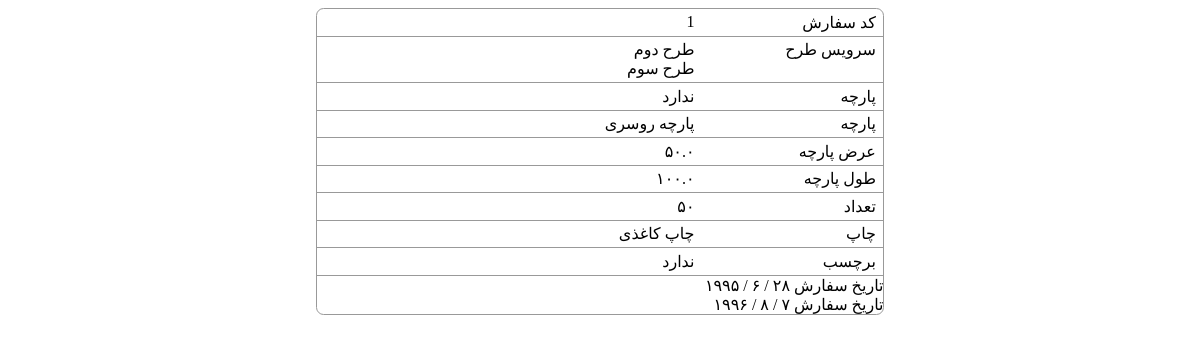
The app's page /reserve/printForm/1 with its own data.
### ReserveForm/models.py (models this page shows, shortened)
class ReserveForm(models.Model):
    customer = models.ForeignKey(Customer, verbose_name='مشتری', )
    tarh = models.ImageField(upload_to='tarh/', verbose_name='طرح', blank=True, null=True)
    serviceTarh = models.ManyToManyField('ServiceTarh', verbose_name='خدمات طرح', blank=True)
    hasParche = models.BooleanField(verbose_name='پارچه دارد',)
    parche = models.ForeignKey('Parche',verbose_name='پارچه', blank=True, null=True)
    parcheWidth = models.FloatField(verbose_name='عرض پارچه', blank=True, null=True)
    parcheHeight = models.FloatField(verbose_name='طول پارچه', blank=True, null=True)
    number = models.IntegerField(verbose_name='تعداد', blank=True, null=True)
    typeChap = models.ForeignKey('Chap', verbose_name='چاپ', blank=True, null=True)
    dookht = models.ForeignKey('Dookht', verbose_name='دوخت', blank=True, null=True,)
    hasLabel = models.BooleanField(verbose_name='برچسب دارد', )
    reserveDay = models.IntegerField(choices=dayChoice, verbose_name='روز', blank=True, null=True)
    reserveMonth = models.IntegerField(choices=monthChoice, verbose_name='ماه', blank=True, null=True)
    reserveYear = models.IntegerField(verbose_name='سال', blank=True, null=True)
    deliveryDay = models.IntegerField(choices=dayChoice, verbose_name='روز', blank=True, null=True)
    deliveryMonth = models.IntegerField(choices=monthChoice, verbose_name='ماه', blank=True, null=True)
    deliveryYear = models.IntegerField(verbose_name='سال', blank=True, null=True)
    description = models.TextField(verbose_name='توضیح', blank=True, null=True)
    process = models.ForeignKey('Process', verbose_name='فرایند', blank=True, null=True)
    class Meta:
        verbose_name_plural = "1. سفارش ها"

class ServiceTarh(models.Model):
    name = models.CharField(max_length=100, verbose_name='نام',)
    price = models.IntegerField(verbose_name='قیمت',)
    class Meta:
        verbose_name_plural = '4. خدمات مربوط به طرح'
    def __str__(self):
        return self.name

class Parche(models.Model):
    name = models.CharField(max_length=100, verbose_name='نام',)
    price = models.IntegerField(verbose_name='قیمت', blank=True, null=True)
    class Meta:
        verbose_name_plural = '2. پارچه'

class Chap(models.Model):
    name = models.CharField(max_length=100, verbose_name='نام',)
    price = models.IntegerField(verbose_name='قیمت',)
    class Meta:
        verbose_name_plural = '5. چاپ'
    def __str__(self):
        return self.name

### ReserveForm/views.py (the view)
# urls.py: url(r'^printForm/(?P<id>[0-9]+)', view=views.print_reserve, name='PrintReserveForm'),
def print_reserve(request, id):
    form = ReserveForm.objects.get(id = id)
    context = {'form':form}
    return render(request, 'printReserve.html', context)

### ReserveForm/templatetags/toPersian.py (called while the page is built)
@register.filter
def IntegerToPersian(number):
    if number is None:
        return None
    if number==0:
        return '۰'
    persian_number = ''
    while(number>=1):
        digit = number%10
        persian_number = toPersianDigit(digit)+persian_number
        number = int(number/10)
    return persian_number

@register.filter
def FloatToPersian(number):
    if number is None:
        return None
    if (type(number) is int):
        return IntegerToPersian(number)
    numbers = str(number).split('.')
    integer_number = IntegerToPersian(int(numbers[0]))
    float_number = IntegerToPersian(int(numbers[1]))
    return integer_number+'.'+float_number

def toPersianDigit(digit):
    if digit is None:
        return None
    if digit==1:
        return '۱'
    if digit==2:
        return '۲'
    if digit==3:
        return '۳'
    if digit==4:
        return '۴'
    if digit==5:
        return '۵'
    if digit==6:
        return '۶'
    if digit==7:
        return '۷'
    if digit==8:
        return '۸'
    if digit==9:
        return '۹'
    if digit==0:
        return '۰'

### templates/printReserve.html (shortened to what this page needs)
<!DOCTYPE html>
{% load toPersian %}
{% load static %}
<html lang="en">
<head>
    <link rel="stylesheet" type="text/css" href="{% static 'css/printReserve.css' %}">
</head>
<body>
<div id="main-wrapper">
    <div id="reserves-wrapper">
        <div class="reserve-id list-row"><div class="title">کد سفارش</div><div class="value">{{ form.id }}</div></div>
        <div class="service-tarh list-row"><div class="title">سرویس طرح</div><div class="value">
            {% for service in form.serviceTarh.all %}
                <div>
                    {{ service }}
                </div>
            {% endfor %}
        </div></div>
        <div class="has-parche list-row"><div class="title">پارچه</div><div class="value">
            {% if form.has_parche %}
                دارد
            {% else %}
                ندارد
            {% endif %}
        </div></div>
        <div class="parche list-row"><div class="title">پارچه</div><div class="value">
            {% if form.parche.name %}
                {{ form.parche.name }}
            {% endif %}
        </div></div>
        <div class="parche-width list-row"><div class="title">عرض پارچه</div><div class="value">
            {% if form.parcheWidth %}
                {{ form.parcheWidth|FloatToPersian }}
            {% endif %}
        </div></div>
        <div class="parche-height list-row"><div class="title">طول پارچه</div><div class="value">
            {% if form.parcheWidth %}
                {{ form.parcheHeight|FloatToPersian }}
            {% endif %}
        </div></div>
        <div class="number list-row"><div class="title">تعداد</div><div class="value">
            {% if form.number %}
                {{ form.number|IntegerToPersian }}
            {% endif %}
        </div></div>
        <div class="chap list-row"><div class="title">چاپ</div><div class="value">
            {% if form.typeChap %}
            {{ form.typeChap }}
            {% endif %}
        </div></div>
        <div class="has-label list-row"><div class="title">برچسب</div><div class="value">
            {% if form.has_label %}
                دارد
            {% else %}
                ندارد
            {% endif %}
        </div></div>
        <div class="reserve-date">
            <div class="title">تاریخ سفارش</div>
            <div class="day">{{ form.reserveDay|IntegerToPersian }} /</div>
            <div class="month">{{ form.reserveMonth|IntegerToPersian }} /</div>
            <div class="year">{{ form.reserveYear|IntegerToPersian }}</div>
        </div>
        <div class="delivery-date">
            <div class="title">تاریخ سفارش</div>
            <div class="day">{{ form.deliveryDay|IntegerToPersian }} /</div>
            <div class="month">{{ form.deliveryMonth|IntegerToPersian }} /</div>
            <div class="year">{{ form.deliveryYear|IntegerToPersian }}</div>
        </div>
    </div>
</div>
</body>
</html>

### static/css/printReserve.css (style rules this page uses)
#main-wrapper { min-height: 20cm; min-width: 30cm; }
#reserves-wrapper { min-width: 15cm; width: 15cm; margin: 0 auto; border-radius: 0.2cm; border: solid 1px #999999; }
.list-row { width: 100%; border-bottom: solid 1px #999999; direction: rtl; overflow: hidden; }
.list-row .title { width: 4.5cm; height: 100%; float: right; padding: 0.1cm 0.2cm 0.1cm 0; }
.list-row .value { float: left; height: 100%; width: 10cm; padding: 0.1cm 0.2cm 0.1cm 0; }
.reserve-date { direction: rtl; }
.reserve-date div { display: inline-block; }
.delivery-date { direction: rtl; }
.delivery-date div { display: inline-block; }

### records on screen
ReserveForm: id "1", parche.name "پارچه روسری", parcheWidth|FloatToPersian "۵۰.۰", parcheHeight|FloatToPersian "۱۰۰.۰", number|IntegerToPersian "۵۰", typeChap "چاپ کاغذی", reserveDay|IntegerToPersian "۲۸", reserveMonth|IntegerToPersian "۶", reserveYear|IntegerToPersian "۱۹۹۵", deliveryDay|IntegerToPersian "۷", deliveryMonth|IntegerToPersian "۸", deliveryYear|IntegerToPersian "۱۹۹۶"
ServiceTarh: name "طرح دوم"
ServiceTarh: name "طرح سوم"
